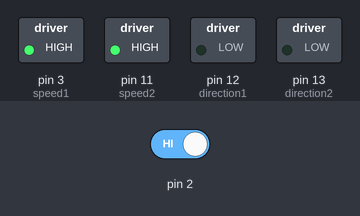
A sketch run on a simulated Arduino Uno, built with avr-gcc and run on an emulated ATmega328P. Parts: switched loads named in the sketch (green lamp = pin HIGH). The inputs (shaded band) are chosen by the test bench; at power-on: pin 2 HIGH.

Above: at 1.2 s.
1.3 s: pin 2 driven LOW
At 3.3 s:
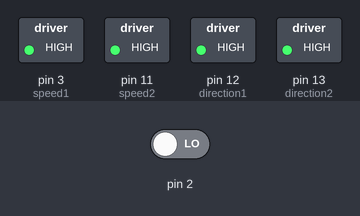
At 4.8 s:
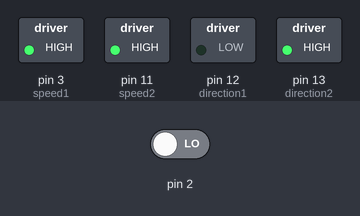
Timing chart, 0 to 7.8 s (numbered marks = the images above; inputs shaded):
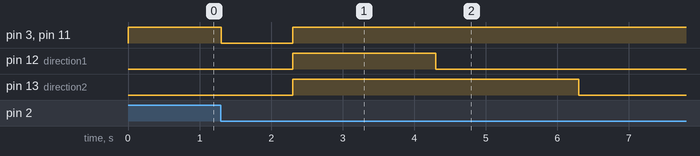

The sketch:

Rover_One_Sonar_tst.ino
```cpp
// # Editor    : Steven Griset
// # Data      : 08.18.2013
// # Sonar System
// # URM37 V3.2 Ultrasonic Sensor from dfRobot
// # Product SKU:SEN0001
// # Version :  0.2
// # Motor Driver Shield
// # Ardumoto from Sparkfun
// # Product SKU:RTL-09896
// # Description:
// # Robotic sound sensor control for autonomous system
// # Robot travels forward until it encounters a obsatcle within 10cm
// # Interrupt subroutine is triggered and robot stops, reverses and turns left
// # In this example will use the ISR function using a single pin Interrupt example


// # Sonar Connection:
// # Connection:
// #       Pin 1 VCC (URM V3.2) -> VCC (Arduino)
// #       Pin 2 GND (URM V3.2) -> GND (Arduino)
// #       Pin 6 COMP/TRIG (URM V3.2) -> Pin 2 (Arduino)
// #
// # Working Mode: Autonomous trigger mode
// # If it is your first time to use sonar module,please make sure the two jumpers to the right hand
// # side of the device are set to TTL mode. You'll also find a secondary jumper on
// # the left hand side, you must break this connection or you may damage your device.


#include <Servo.h>
Servo servo1;    //Create a servo object
Servo servo2;    //Create a second servo object

boolean motion = false;  //maneuver variable
int speed1= 3;   //left motor
int speed2 = 11;  //right motor
int direction1 = 12;  //left motor direction
int direction2 = 13;  //right motor direction

void stopMotor(){
  // turn both motors off
  analogWrite(speed1, 0);
  analogWrite(speed2, 0);
}


void forwardMotor(){
  //Both motors forward at full duty cycle
  digitalWrite(direction1, LOW);
  digitalWrite(direction2, LOW);
  analogWrite(speed1, 255);
  analogWrite(speed2, 255);
}

void reverseMotor(){
  //Both motors forward at full duty cycle
  digitalWrite(direction1, HIGH);
  digitalWrite(direction2, HIGH);
  analogWrite(speed1, 255);
  analogWrite(speed2, 255);
}

void leftfwdMotor(){
  //Both motors left turn forward at full duty cycle
  digitalWrite(direction1, LOW);
  digitalWrite(direction2, HIGH);
  analogWrite(speed1, 255);
  analogWrite(speed2, 255);
}


void setup() {

  bitSet(PCICR,PCIE2);  // enable pin change interrupt bank 2
  bitSet(PCMSK2, PCINT18);  //enable pin change interrupt on PCINT18/D2
  pinMode(speed1,OUTPUT);
  pinMode(speed2,OUTPUT);
  pinMode(direction1,OUTPUT);
  pinMode(direction2,OUTPUT);
  servo1.write(110);    // Put servo1 at home position
  servo2.write(100);    // Put servo2 at home position
}

void loop() {
  if(motion == true){
    maneuver();
    motion = false;
  }

    forwardMotor();


}

ISR(PCINT2_vect){      //interrupt handler when obstacle within 10cm or less
  if(digitalRead(2) == LOW){
    motion = true;
  }
}


void maneuver(){    //manuever around obstacle with the following motion stop, reverse, trun left
  stopMotor();
  delay (1000);
  reverseMotor();
  delay(2000);
  leftfwdMotor();
  delay(2000);
  return;
}
```

Measured:
- after the input at 1.3 s, pin 3 (speed1), pin 11 (speed2): HIGH → LOW at once, → HIGH 1.0 s later; pin 12 (direction1): LOW → HIGH after 1.0 s, → LOW 2.0 s later; pin 13 (direction2): LOW → HIGH after 1.0 s, → LOW 4.0 s later
